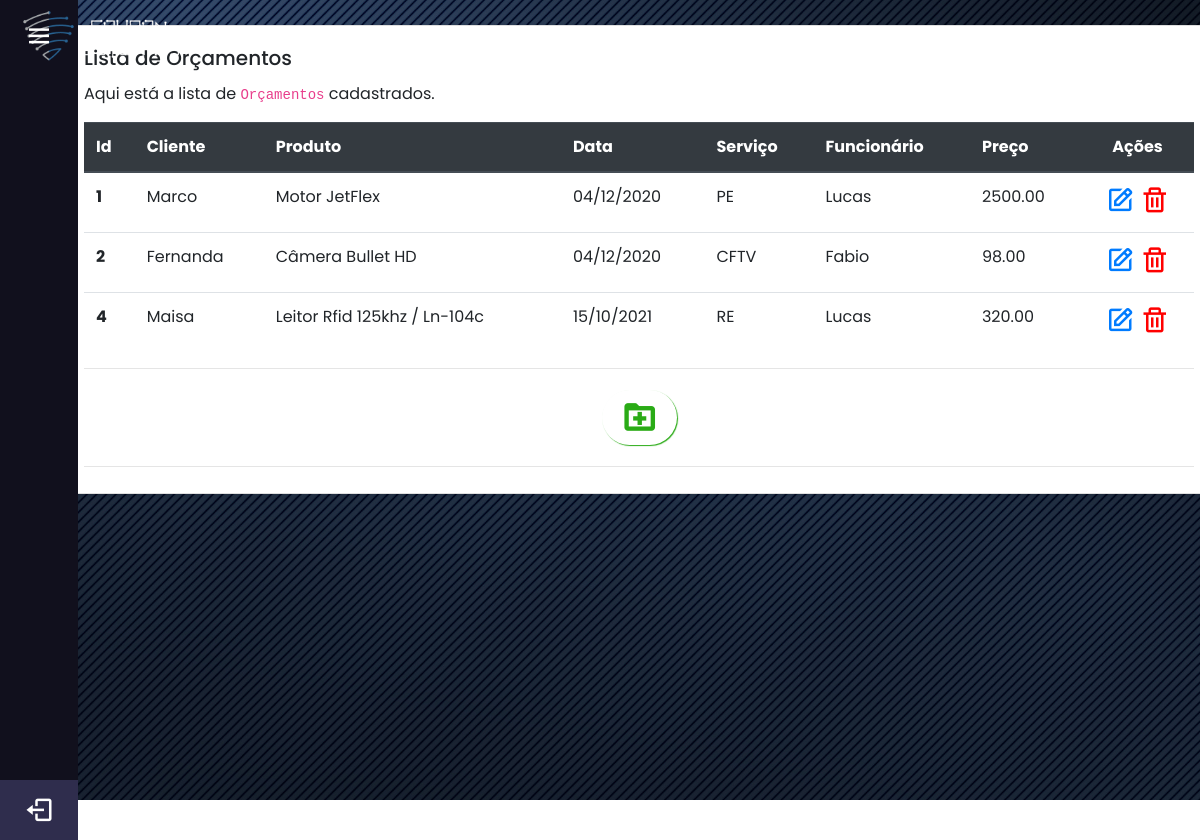
/app1/orcamentos/, run on the app's committed database.
### app1/models.py (models this page shows, shortened)
class Orcamento(models.Model):
    cliente = models.ForeignKey(Cliente, on_delete=models.CASCADE, null=True)
    produto = models.ForeignKey(Produto, on_delete=models.CASCADE, null=True)
    funcionario = models.ForeignKey(Funcionario, on_delete=models.CASCADE, null=True)
    data = models.DateField(null=True)
    CATEGORIA_CHOICES = [
        ["CFTV", "CFTV"],
        ["AL", "Alarme"],
        ["CA", "Controle de Acesso"],
        ["TE", "Telefonia"],
        ["RE", "Redes"],
        ["PE", "Portão Eletrônico"],
    ]
    categoria = models.CharField(max_length=6, blank=False, choices=CATEGORIA_CHOICES, null=True)
    objetos = models.Manager()

class Cliente(models.Model):
    nome = models.CharField(max_length=100, blank=False, null=True)
    sobrenome = models.CharField(max_length=100, blank=False, null=True)
    nascimento = models.DateField(blank=False, null=True)
    email = models.EmailField(blank=False, null=True)
    CNPJ = models.CharField(max_length=18, blank=False, null=True)
    telefone = models.CharField(max_length=12, blank=False, null=True)
    endereco = models.CharField(max_length=150, blank=False, null=True)
    objetos = models.Manager()
    def __str__(self):
        return self.nome

class Produto(models.Model):
    fornecedor = models.ForeignKey(Fornecedor, on_delete=models.CASCADE, null=True)
    nomep = models.CharField(max_length=100, blank=False, null=True)
    quantidade = models.DecimalField(max_digits=5,decimal_places=0, blank=False, null=True)
    preco = models.DecimalField(max_digits=15,decimal_places=2, null=True)
    CATEGORIA_CHOICES = [
        ["CFTV", "CFTV"],
        ["AL", "Alarme"],
        ["CA", "Controle de Acesso"],
        ["TE", "Telefonia"],
        ["RE", "Redes"],
        ["PE", "Portão Eletrônico"],
    ]
    categoria = models.CharField(max_length=6, blank=False, choices=CATEGORIA_CHOICES, null=True)
    objetos = models.Manager()
    def __str__(self):
      return self.nomep

class Funcionario(models.Model):
    CARGO_CHOICES = [
        ["Técnico", "Técnico"],
        ["Vendedor", "Vendedor"],
        ["Gerente", "Gerente"]
    ]
    usuario = models.OneToOneField(User, on_delete=models.CASCADE, blank=False, null=True)
    CPF = models.CharField(max_length=14, blank=False, null=True)
    nascimento = models.DateField(blank=False, null=True)
    telefone = models.CharField(max_length=14, blank=False, null=True)
    endereco = models.CharField(max_length=150, blank=False, null=True)
    CTPS = models.CharField(max_length=11, blank=False, null=True)
    salario = models.DecimalField(max_digits=8, decimal_places=2, blank=False, null=True)
    admissao = models.DateField(auto_now=True, blank=False, null=True)
    cargo = models.CharField(max_length=8, blank=False, choices=CARGO_CHOICES, null=True)
    objetos = models.Manager()
    def __str__(self):
        return self.usuario.first_name

### app1/views.py (the view)
# urls.py: path('orcamentos/', OrcamentoListView.as_view(), name="lista_orcamentos"),
class OrcamentoListView(ListView):
    template_name = "app3/orcamento/lista.html"
    model = Orcamento
    context_object_name = "orcamentos"

### app1/templates/app3/orcamento/lista.html (shortened to what this page needs)
{% extends "app3/agenda/../_layouts/base.html" %}
{% block conteudo %}
<div class="container" style="padding: 25px 0px">
  <div class="row">
    <div class="col-lg-15 col-md-12 col-sm-12 col-xs-12" style="padding: 0px">
      <div class="card">
        <div class="card-body" style="padding-bottom: 10px">
          <h5 class="card-title">Lista de Orçamentos</h5>
          {% if orcamentos|length > 0 %}
            <p class="card-text">
              Aqui está a lista de <code>Orçamentos</code> cadastrados.
            </p>
            <div class="search-list">
            <table class="table" id="myTable">
              <thead class="thead-dark">
              <tr>
                <th scope="col">Id</th>
                <th scope="col">Cliente</th>
                <th scope="col">Produto</th>
                <th scope="col">Data</th>
                <th scope="col">Serviço</th>
                <th scope="col">Funcionário</th>
                <th scope="col">Preço</th>
                <th scope="col" class="text-center">Ações</th>
              </tr>
              </thead>
              <tbody>
              {% for orcamento in orcamentos %}
                <tr>
                  <th scope="row">{{ orcamento.id }}</th>
                  <td>{{ orcamento.cliente }}</td>
                  <td>{{ orcamento.produto }}</td>
                  <td>{{ orcamento.data|date:"d/m/o" }}</td>
                  <td>{{ orcamento.categoria }}</td>
                  <td>{{ orcamento.funcionario }}</td>
                  <td>{{ orcamento.produto.preco }}</td>
                  <td class="text-center">
                    <a href="{% url 'app1:atualiza_orcamento' pk=orcamento.id %}">
                      <i class='bx bx-edit effectEd'></i>
                    </a>
                    <a href="{% url 'app1:deleta_orcamento' pk=orcamento.id %}">
                      <i class='bx bx-trash effectEx'></i>
                    </a>
                  </td>
                </tr>
              {% endfor %}
              </tbody>
            </table>
            </div>
        {% else %}
          <div class="text-center mt-5 mb-5 jumbotron">
            <h5>Nenhum <code>Orçamento</code> cadastrado ainda.</h5>
          </div>
        {% endif %}
          <hr />
          <div class="text-center" style="padding-top: 5px; padding-bottom: 5px">
            <a href="{% url 'app1:cadastra_orcamento' %}">
                <i class='bx bx-folder-plus testbutton' style="border: none; padding-right: 20px;
                  color: #2AAB16; font-size: 35px"></i>
            </a>
          </div>
        <hr>
        </div>
      </div>
    </div>
  </div>
</div>
{% endblock %}

### app1/templates/app3/_layouts/base.html (shortened to what this page needs)
<!DOCTYPE html>
 <html lang="pt-br">
   {% load static %}
     <head>
           <link rel="stylesheet" href="https://stackpath.bootstrapcdn.com/bootstrap/4.3.1/css/bootstrap.min.css">
           <link rel="stylesheet" type="text/css" href="{% static "app2/css/master.css" %}">
           <link rel="stylesheet" type="text/css" href="{% static 'app2/css/font-awesome.min.css' %}">
	       <link rel="stylesheet"  href="{% static 'app2/css/style_default.css' %}">
           <link href='https://unpkg.com/boxicons@2.0.7/css/boxicons.min.css' rel='stylesheet'>
     </head>
<body>
 <div class="sidebar">
    <div class="logo-details">
      <img class="icon" alt="Base Security" src="{% static "app2/imgs/logo.png" %}" data-aos-easing="ease-out" data-aos="fade-in" data-aos-duration="550" height="180px" >
        <i class='bx bx-menu' id="btn"  style="font-size: 30px"></i>
    </div>
    <ul class="nav-list" style="padding-left: 0px; font-size: 30px">
     <li class="profile">
         <div class="profile-details">
           <div class="name_job">
             <div class="name" style="font-size: 13px">Usuário</div>
           </div>
        <a href="{% url 'app1:logout' %}">
         <i class='bx bx-log-out' id="log_out"  style="font-size: 30px"></i>
        </a>
         </div>
     </li>
    </ul>
  </div>
  <section class="home-section">
                     {% block conteudo %}{% endblock %}
  </section>
		<div vw class="enabled" style="padding-top: 40px">
		</div>
</body>
 </html>

### app1/static/app2/css/master.css (style rules this page uses)
* { margin: 0; padding: 0; box-sizing: border-box; font-family: "Poppins" , sans-serif; }
.sidebar { position: fixed; left: 0; top: 0; height: 100%; width: 78px; background: #11101D; padding: 6px 14px; z-index: 99; transition: all 0.5s ease; }
.sidebar .logo-details { height: 60px; display: flex; align-items: center; position: relative; }
.sidebar .logo-details .icon { opacity: 0; transition: all 0.5s ease; }
.sidebar .logo-details #btn { position: absolute; top: 50%; right: 0; transform: translateY(-50%); font-size: 22px; transition: all 0.4s ease; font-size: 23px; text-align: center; cursor: pointer; transition: all 0.5s ease; }
.sidebar i { color: #fff; height: 60px; min-width: 50px; font-size: 28px; text-align: center; line-height: 60px; }
.sidebar .nav-list { margin-top: 20px; height: 100%; }
.sidebar li { position: relative; margin: 8px 0; list-style: none; }
.sidebar li a { display: flex; height: 100%; width: 100%; border-radius: 12px; align-items: center; text-decoration: none; transition: all 0.4s ease; background: #11101D; }
.sidebar li i { height: 50px; line-height: 50px; font-size: 18px; border-radius: 12px; }
.sidebar li.profile { position: fixed; height: 60px; width: 78px; left: 0; bottom: -8px; padding: 10px 14px; background: #2F2D4D; transition: all 0.5s ease; overflow: hidden; }
.sidebar li .profile-details { display: flex; align-items: center; flex-wrap: nowrap; }
.sidebar li.profile .name, .sidebar li.profile .job { font-size: 15px; font-weight: 400; color: #fff; white-space: nowrap; }
.sidebar .profile #log_out { position: absolute; top: 50%; right: 0; transform: translateY(-50%); background: #2F2D4D; width: 100%; height: 60px; line-height: 60px; border-radius: 0px; transition: all 0.5s ease; }
.home-section { position: relative; background-image: url(../imgs/fundoweb.png); min-height: 100vh; top: 0; left: 78px; width: calc(100% - 78px); transition: all 0.5s ease; z-index: 2; }

### app1/templates/app3/orcamento/lista.html (style rules this page uses)
.testbutton { font-family: "Poppins" , sans-serif; font-weight: bold; font-size: 14px; padding: 10px 20px; border-radius: 45px; border: none; box-shadow: 1px 1px 1px #2AAB16; background: #FFFFFF; transition: 0.3s; }
.effectEx { color: red; font-size: 30px; }
.effectEd { font-size: 30px; }

### app1/templates/app3/_layouts/base.html (style rules this page uses)
div[vw] { top: 50% !important; }

### data on the page
Orcamento: id "1", cliente "Marco", produto "Motor JetFlex", data "04/12/2020", categoria "PE", funcionario "Lucas", produto.preco "2500.00"
Orcamento: id "2", cliente "Fernanda", produto "Câmera Bullet HD", data "04/12/2020", categoria "CFTV", funcionario "Fabio", produto.preco "98.00"
Orcamento: id "4", cliente "Maisa", produto "Leitor Rfid 125khz / Ln-104c", data "15/10/2021", categoria "RE", funcionario "Lucas", produto.preco "320.00"
